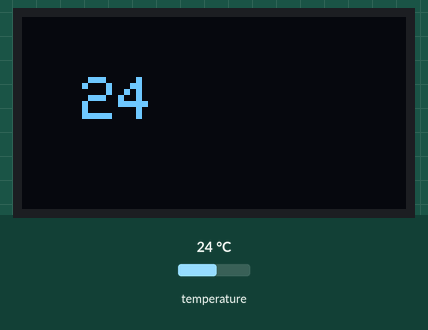
Bench run of a sketch on a simulated Raspberry Pi Pico. Parts: 128×64 one-colour display. The test bench sets the inputs (shaded band); at power-on: temperature 24 °C.

Above: at 3.2 s.
3.3 s: temperature set to 12 °C
At 4.0 s:
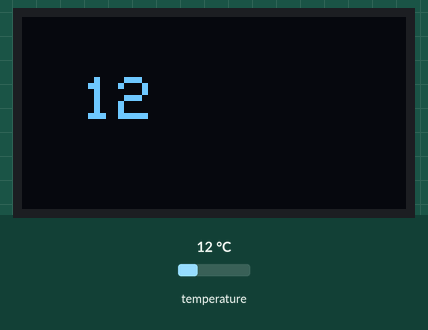
4.8 s: temperature set to 19 °C
At 6.0 s:
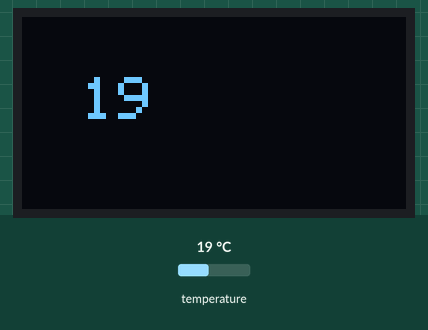
6.3 s: temperature set to 28 °C
At 6.6 s:
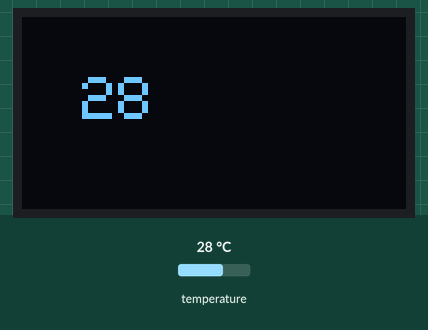
Timing chart, 0 to 9.3 s (numbered marks = the images above; inputs shaded):
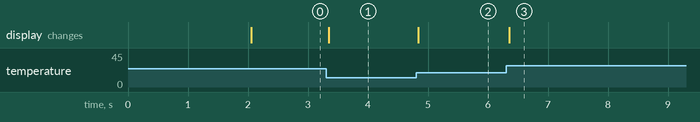

The sketch:

sketch_feb22a.ino
```cpp
#include <Wire.h>
#include <Adafruit_GFX.h>
#include <Adafruit_SSD1306.h>
#define SCREEN_WIDTH 128
#define SCREEN_HEIGHT 64
Adafruit_SSD1306 display(SCREEN_WIDTH, SCREEN_HEIGHT, &Wire, -1);
int temp = 0;

void setup() {
 if(!display.begin(SSD1306_SWITCHCAPVCC, 0x3C)) { // Address 0x3D for 128x64
    Serial.println(F("SSD1306 allocation failed"));
    for(;;);
  }
  delay(2000);
  display.clearDisplay();
  display.setTextSize(2);
  display.setTextColor(WHITE);
}

void loop() {
  temp = analogReadTemp();
  display.setCursor(20, 20);
    display.clearDisplay();
    display.println(temp);
    display.display();
}
```

Measured:
- after the input at 3.3 s, the display: changes at once (image 1)
- after the input at 4.8 s, the display: changes at once (image 2)
- after the input at 6.3 s, the display: changes after 0.05 s (image 3)
